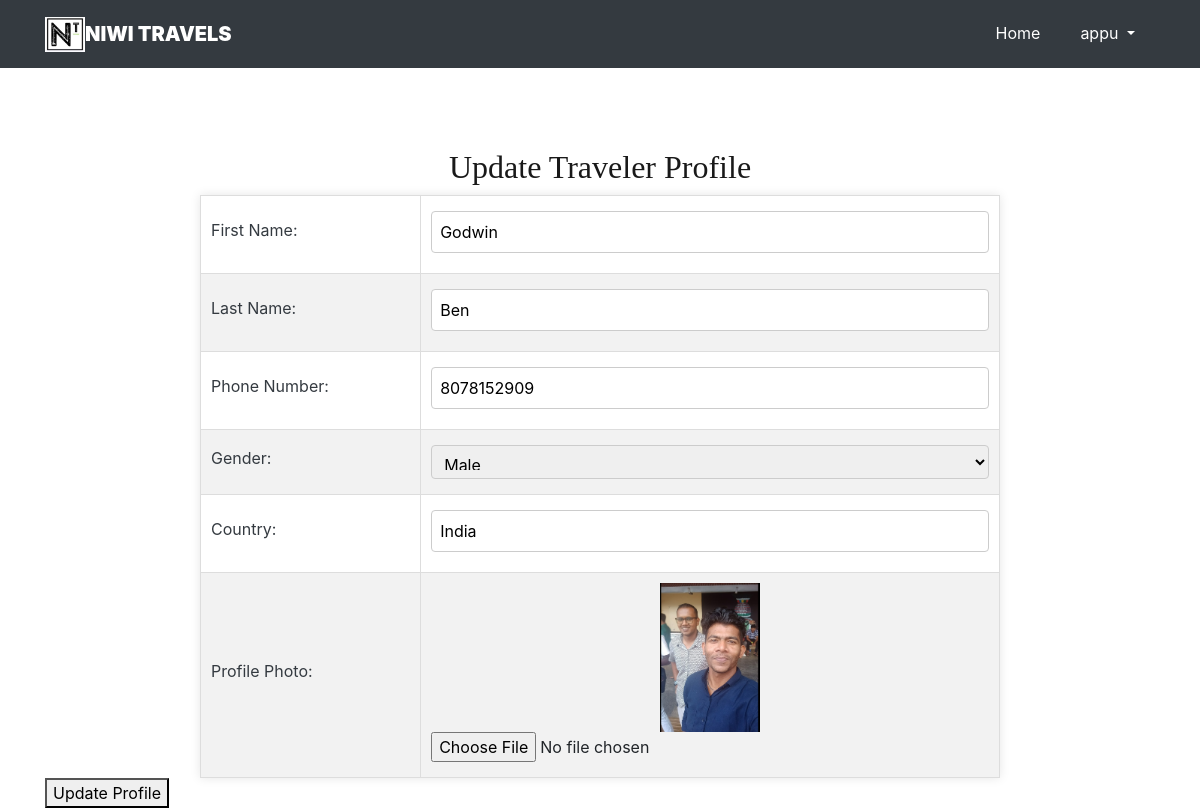
Page /tupdate/ (signed in) on the committed database.
### Niwi_Travels/models.py (models this page shows, shortened)
class User(AbstractUser):
    is_traveller = models.BooleanField(default=True)
    is_driver = models.BooleanField(default=False)

class Traveller(models.Model):
    user = models.OneToOneField(User, on_delete=models.CASCADE, primary_key=True, related_name='traveller')
    first_name = models.CharField(max_length=30,null=True)
    last_name = models.CharField(max_length=30,null=True)
    phone_number = models.CharField(max_length=15, null=True)
    country = models.CharField(max_length=100, null=True)
    gender = models.CharField(max_length=10, null=True)
    profile_photo = models.ImageField(blank=True, null=True, upload_to='traveller_profile_photos/')

### Niwi_Travels/views.py (the view, shortened to what this page needs)
# urls.py: path('tupdate/',views.update_traveler,name='tupdate'),
@never_cache
@login_required(login_url='log')
def update_traveler(request):
    user_details = {
        'username': request.user.username,
        'email': request.user.email,
    }
    if request.user.is_authenticated and hasattr(request.user, 'traveller'):
        user = request.user
        profile = request.user.traveller # Get or create the Traveller model instance
        return render(request, 'update_traveler.html', {'profile': profile, 'user_details': user_details})

### templates/update_traveler.html (shortened to what this page needs)
{% load static %}
<!DOCTYPE html>
<html lang="en">
<head>
        <link rel="stylesheet" href="{% static 'Niwi_Travels/css/style.css' %}">
        <link rel="stylesheet" href="https://maxcdn.bootstrapcdn.com/bootstrap/4.5.2/css/bootstrap.min.css">
      </head>
      <body data-spy="scroll" data-target=".site-navbar-target" data-offset="300">
        <nav class="navbar navbar-expand-lg navbar-dark ftco_navbar bg-dark ftco-navbar-light site-navbar-target" id="ftco-navbar">
            <div class="container">
                <img src="{% static 'Niwi_Travels/images/niwilogo.jpg' %}" alt="Logo" width="40px" height="35px"> <a class="navbar-brand" href="#">NIWI TRAVELS</a>
              <div class="collapse navbar-collapse" id="ftco-nav">
                <ul class="navbar-nav nav ml-auto">
                  <li class="nav-item"><a href="/thome" class="nav-link"><span style="color: #fff;">Home</span></a></li>
                  <li class="nav-item dropdown">
                    <a href="#" class="nav-link dropdown-toggle" data-toggle="dropdown" style="color: #fff;">
                        {{ user.username }}
                    </a>
                </li>
                </ul>
              </div>
            </div>
          </nav>
        <div class="container">
            <h2 class="text-center">Update Traveler Profile</h2>
            <form method="post" enctype="multipart/form-data" id="profile-form">
                <table class="profile-table">
                    <tr>
                        <td class="text-dark"><label for="first_name">First Name:</label></td>
                        <td class="text-dark">
                            <input type="text" name="first_name" id="first_name" required value="{{ profile.first_name }}">
                        </td>
                    </tr>
                    <tr>
                        <td class="text-dark"><label for="last_name">Last Name:</label></td>
                        <td class="text-dark">
                            <input type="text" name="last_name" id="last_name" required value="{{ profile.last_name }}">
                        </td>
                    </tr>
                    <tr>
                        <td class="text-dark"><label for="phone_number">Phone Number:</label></td>
                        <td class="text-dark">
                            <input type="text" name="phone_number" id="phone_number" required value="{{ profile.phone_number }}">
                        </td>
                    </tr>
                    <tr>
                        <td class="text-dark"><label for="gender">Gender:</label></td>
                        <td class="text-dark">
                            <select name="gender" id="gender" required>
                                <option value="male">Male</option>
                            </select>
                        </td>
                    </tr>
                    <tr>
                        <td class="text-dark"><label for="country">Country:</label></td>
                        <td class="text-dark">
                            <input type="text" name ="country" id="country" required value="{{ profile.country }}">
                        </td>
                    </tr>
                    <tr>
                        <td class="text-dark"><label for="profile_photo">Profile Photo:</label></td>
                        <td>
                            {% if profile.profile_photo %}
                                <img src="{{ profile.profile_photo.url }}" alt="Current Profile Photo" width="150px" height="100px">
                            {% else %}
                                <p>No profile photo available</p>
                            {% endif %}
                            <input type="file" name="profile_photo" id="profile_photo" accept=".jpg">
                        </td>
                    </tr>
                </table>
                <button type="submit" id="update-profile-button">Update Profile</button>
            </form>
</body>
</html>

### templates/update_traveler.html (style rules this page uses)
.container { margin-top: 80px; }
.profile-table input[type="text"], .profile-table select { width: 100%; padding: 8px; margin: 5px 0; border: 1px solid #ccc; border-radius: 4px; }
.profile-table select { height: 34px; }
.profile-table { width: 100%; max-width: 800px; margin: 0 auto; border-collapse: collapse; box-shadow: 0 0 10px rgba(0, 0, 0, 0.1); }
.profile-table th, .profile-table td { border: 1px solid #ddd; padding: 10px; text-align: left; }
.profile-table tr:nth-child(even) { background-color: #f2f2f2; }
.profile-table img { max-width: 100px; height: auto; display: block; margin: 0 auto; }
.text-dark { color: #000000; }

### rows in the picture
User: username "appu"
Traveller: first_name "Godwin", last_name "Ben", phone_number "8078152909", country "India", profile_photo (picture)
